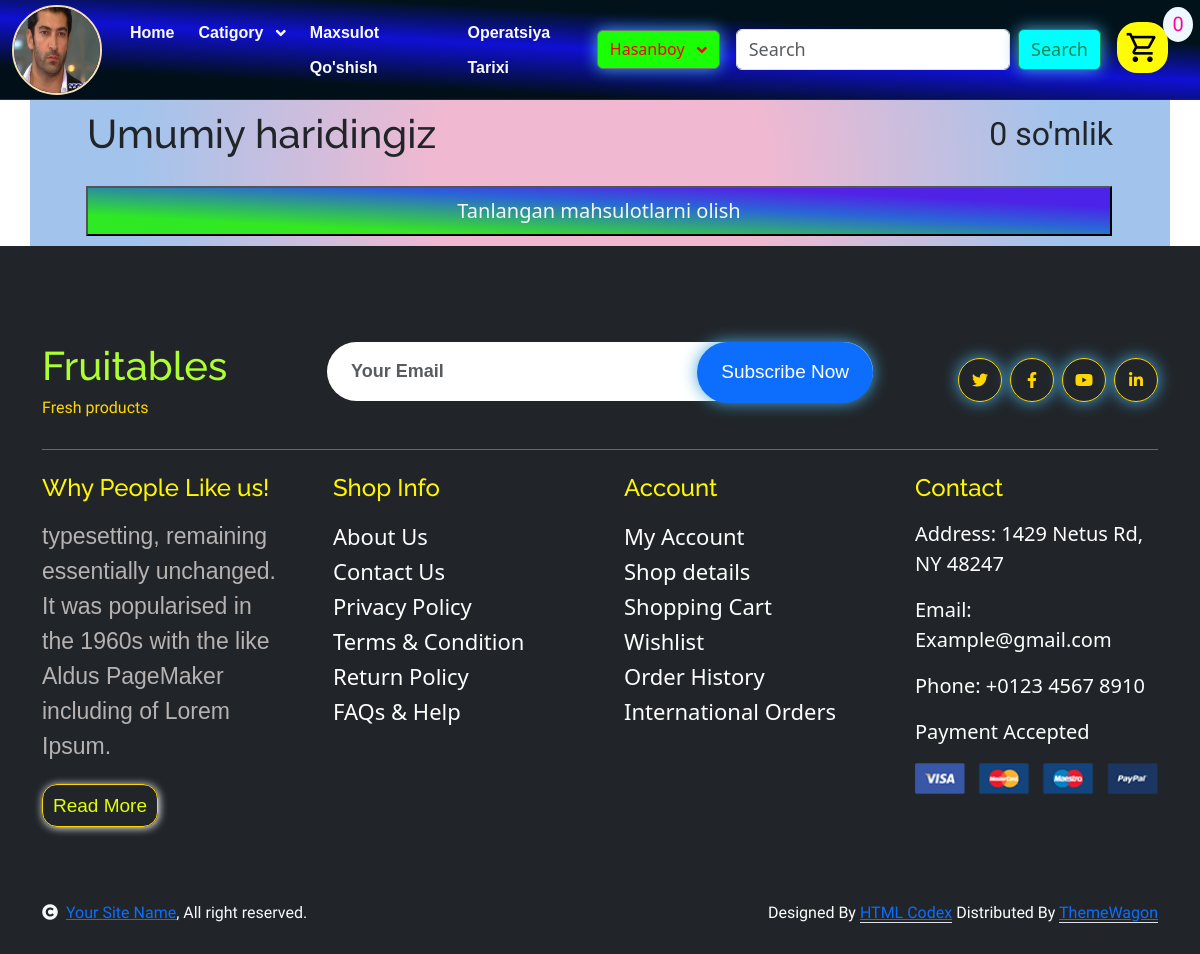
Screenshot of /cart_summery/ (signed in) with the database file from the repository.
### users/models.py (models this page shows)
class User(AbstractUser):
    img=models.ImageField(upload_to='user_img/',null=True,blank=True)
    user_phone=models.CharField(max_length=13)

### product/views.py (the view)
# urls.py: path('cart_summery/',cart_summery,name='cart_summery'),
def cart_summery(request):
    cart = Cart_Product(request)
    products = cart.get_products()
    quantities = cart.get_quantity()
    price = cart.get_total()
    all_products=cart.get_all_info()
    context = {
        'products': products,
        'quantities': quantities,
        'price': price,
        'all_products': all_products,
    }
    return render(request, 'product/cart_summery.html', context=context)

### product/cart.py (called while the page is built, shortened)
    def __len__(self):
        return len(self.cart)

    def get_products(self):
        product_ids = self.cart.keys()
        products = Product.objects.filter(id__in=product_ids)
        return products

    def get_quantity(self):
        return self.cart

    def get_total(self):
        product_ids=self.cart.keys()
        products=Product.objects.filter(id__in=product_ids)
        total=0
        for key,value in self.cart.items():
            key=int(key)
            for product in products:
                if product.id==key:
                    total=total+(int(product.price)*int(value))
        return total

    def get_all_info(self):
        products=self.get_products()
        result=[]
        return result

### product/context_processors.py (called while the page is built)
def users(request):
    return {"users":User.objects.all()}

def catigory(request):
    return {"catigory":Catigory.objects.all()}

def cart(request):
    return {"cart":Cart_Product(request)}

### templates/product/cart_summery.html (shortened to what this page needs)
{% extends "base.html" %}
{% block content %}
    <div class="container" style="background: rgb(238,174,202);
    background: radial-gradient(circle, rgba(238,174,202,0.8715861344537815) 29%, rgba(148,187,233,0.8715861344537815) 81%); padding: 10px 0px;">
        <div style="width: 90%; margin: auto; display: flex; justify-content: space-between; align-items: center;">
            <h1>Umumiy haridingiz</h1>
            <h2 class="harid"><span id="total">{{price}}</span> <span>so'mlik</span></h2>
        </div>
        <button class="p-2" data-bs-toggle="modal" data-bs-target="#staticBackdrop" id="model" style="width: 90%; margin-top: 20px; margin-left:56px; font-family: 'Segoe UI', Tahoma, Geneva, Verdana, sans-serif; font-size: 20px;background: rgb(6,238,189);
        background: linear-gradient(3deg, rgba(29, 238, 6, 0.872) 19%, rgba(42,101,215,1) 59%, rgba(65,15,231,0.8911939775910365) 81%); color: aliceblue;">Tanlangan mahsulotlarni olish</button>
    </div>
{% endblock %}

### templates/base.html (shortened to what this page needs)
{% load static %}
<!DOCTYPE html>
<html lang="zxx">
<head>
    <link rel="stylesheet" href="https://use.fontawesome.com/releases/v5.15.4/css/all.css"/>
    <link href="https://cdn.jsdelivr.net/npm/bootstrap-icons@1.4.1/font/bootstrap-icons.css" rel="stylesheet">
    <link href="{% static "lib/lightbox/css/lightbox.min.css" %}" rel="stylesheet">
    <link href="{% static "lib/owlcarousel/assets/owl.carousel.min.css" %}" rel="stylesheet">
    <link href="{% static "css/bootstrap.min.css" %}" rel="stylesheet">
    <link rel="stylesheet" href="{% static "css1/stayl.css" %}">
    <link href="{% static "css/style.css" %}" rel="stylesheet">
    <link href="https://cdn.jsdelivr.net/npm/bootstrap@5.3.3/dist/css/bootstrap.min.css" rel="stylesheet">
</head>
<body>
    <nav class="navbar navbar-expand-lg" style="background: rgb(1,15,24);background: linear-gradient(3deg, rgba(1,15,24,1) 20%, rgba(16,16,213,1) 50%, rgba(1,18,27,1) 73%);">
        <div class="container-fluid">
            {% if user.is_authenticated %}
                <img src="{{user.img.url}}" alt="" style="width:90px;height: 90px;border-radius: 50px;border: 2px solid wheat;">
            {%else%}
                <img src="{% static "img/shaxs.png" %}" alt="" style="width:90px;height: 90px;border-radius: 50px;border: 1px solid rgb(0, 0, 0);box-shadow: 1px 1px 2px black; background-color: aliceblue;">
            {% endif %}
          <div class="collapse navbar-collapse " id="navbarSupportedContent">
            <ul class="navbar-nav me-auto mb-2 mb-lg-0 gap-2" style="margin-left: 20px;">
              <li class="nav-item">
                <a class="nav-link active text-light" aria-current="page" href="{%url 'product:home'%}">Home</a>
              </li>
              <li class="nav-item dropdown text-light">
                <a class="nav-link dropdown-toggle text-light" href="#" role="button" data-bs-toggle="dropdown" aria-expanded="false">
                  Catigory
                </a>
              </li>
              <li class="nav-item">
                <a class="nav-link text-light" style="cursor: pointer;" href="{%url 'product:addkitob'%}">Maxsulot Qo'shish</a>
              </li>
              <li class="nav-item">
                <a class="nav-link text-light" style="cursor: pointer;" href="{%url 'product:orders'%}">Operatsiya Tarixi</a>
              </li>
            </ul>
            {%if user.is_authenticated%}
                <div class="dropdown">
                    <button class="btn btn-secondary dropdown-toggle" style="text-transform: capitalize; background-color: rgb(26, 255, 6); color: rgb(255, 0, 0); font-family: 'Segoe UI', Tahoma, Geneva, Verdana, sans-serif;" type="button" id="dropdownMenu2" data-bs-toggle="dropdown" aria-expanded="false">
                    {{user.username}}
                    </button>
                </div>
            {% endif %}
            <form class="d-flex mx-3" role="search" method="get">
                <input class="form-control me-2" value="{{search_query}}" name="q" type="search" placeholder="Search" aria-label="Search" style="font-size: 18px; font-family: 'Segoe UI', Tahoma, Geneva, Verdana, sans-serif;">
                <button class="btn btn-outline-success btn-info" style="font-size: 18px; font-family: 'Segoe UI', Tahoma, Geneva, Verdana, sans-serif; background-color: aqua;">Search</button>
            </form>
            <a style="position: relative;margin-right: 20px;" href="{%url 'product:cart_summery'%}">
                <span style="position: absolute; top: -15px; right: -25px; font-size: 20px;color: rgb(255, 4, 155); background-color: aliceblue;border-radius: 50%;min-height: 20px;min-width: 30px;text-align: center;">{{cart|length}}</span>
                <span id="karzinka" class="material-symbols-outlined" style="transition:.5s all;cursor: pointer;font-size: 35px;background-color: rgb(255, 251, 2);border-radius: 40%;padding: 8px; color: rgb(0, 0, 0);">shopping_cart</span>
            </a>
          </div>
        </div>
      </nav>
    {% block content %}
    {% endblock  %}
    <div class="container-fluid bg-dark text-white-50 footerl pt-5">
        <div class="container py-5">
            <div class="pb-4 mb-4" style="border-bottom: 1px solid rgba(226, 175, 24, 0.5) ;">
                <div class="row g-4">
                    <div class="col-lg-3">
                        <a href="#" style="text-decoration: none;">
                            <h1 class="mb-0" style="color: greenyellow;">Fruitables</h1>
                            <p class=" mb-0" style="color: gold;">Fresh products</p>
                        </a>
                    </div>
                    <div class="col-lg-6">
                        <div class="position-relative mx-auto">
                            <input class="form-control border-0 w-100 py-3 px-4 rounded-pill" type="number" placeholder="Your Email" style="font-family: 'Lucida Sans', 'Lucida Sans Regular', 'Lucida Grande', 'Lucida Sans Unicode', Geneva, Verdana, sans-serif; font-size: 18px; font-weight: 700;">
                            <button type="submit" class="btn a btn-primary border-0 border-secondary py-3 px-4 position-absolute rounded-pill text-white" style="top: 0; right: 0; font-size: 19px; font-family: 'Gill Sans', 'Gill Sans MT', Calibri, 'Trebuchet MS', sans-serif;">Subscribe Now</button>
                        </div>
                    </div>
                    <div class="col-lg-3">
                        <div class="d-flex justify-content-end pt-3">
                            <a class="btn  btn-outline-secondary me-2 btn-md-square rounded-circle" href="" style="border: 1px solid gold; color: gold;display: flex;align-items: center;"><i class="fab fa-twitter"></i></a>
                            <a class="btn btn-outline-secondary me-2 btn-md-square rounded-circle" href="" style="border: 1px solid gold; color: gold;display: flex;align-items: center;"><i class="fab fa-facebook-f"></i></a>
                            <a class="btn btn-outline-secondary me-2 btn-md-square rounded-circle" href="" style="border: 1px solid gold; color: gold;display: flex;align-items: center;"><i class="fab fa-youtube"></i></a>
                            <a class="btn btn-outline-secondary btn-md-square rounded-circle" href="" style="border: 1px solid gold; color: gold;display: flex;align-items: center;"><i class="fab fa-linkedin-in"></i></a>
                        </div>
                    </div>
                </div>
            </div>
            <div class="row g-5">
                <div class="col-lg-3 col-md-6">
                    <div class="footer-iteml">
                        <h4 class="mb-3">Why People Like us!</h4>
                        <p class="mb-4" style="color: rgb(182, 178, 178);font-size: 23px; font-family: 'Gill Sans', 'Gill Sans MT', Calibri, 'Trebuchet MS', sans-serif;">typesetting, remaining essentially unchanged. It was
                            popularised in the 1960s with the like Aldus PageMaker including of Lorem Ipsum.</p>
                        <a id="a" href="" style="border: 1px solid gold;color: rgb(225, 255, 0); text-decoration: none; font-family: 'Gill Sans', 'Gill Sans MT', Calibri, 'Trebuchet MS', sans-serif; font-size: 19px;padding: 10px;border-radius: 15px;box-shadow: 1px 1px 8px white;">Read More</a>
                    </div>
                </div>
                <div class="col-lg-3 col-md-6">
                    <div class="d-flex flex-column text-start footer-iteml">
                        <h4 class="mb-3">Shop Info</h4>
                        <a class="btn-linkl" href="">About Us</a>
                        <a class="btn-linkl" href="">Contact Us</a>
                        <a class="btn-linkl" href="">Privacy Policy</a>
                        <a class="btn-linkl" href="">Terms & Condition</a>
                        <a class="btn-linkl" href="">Return Policy</a>
                        <a class="btn-linkl" href="">FAQs & Help</a>
                    </div>
                </div>
                <div class="col-lg-3 col-md-6">
                    <div class="d-flex flex-column text-start footer-iteml">
                        <h4 class="mb-3">Account</h4>
                        <a class="btn-linkl" href="">My Account</a>
                        <a class="btn-linkl" href="">Shop details</a>
                        <a class="btn-linkl" href="">Shopping Cart</a>
                        <a class="btn-linkl" href="">Wishlist</a>
                        <a class="btn-linkl" href="">Order History</a>
                        <a class="btn-linkl" href="">International Orders</a>
                    </div>
                </div>
                <div class="col-lg-3 col-md-6">
                    <div class="footer-item">
                        <h4 class="mb-3">Contact</h4>
                        <p class="p">Address: 1429 Netus Rd, NY 48247</p>
                        <p class="p">Email: Example@gmail.com</p>
                        <p class="p">Phone: +0123 4567 8910</p>
                        <p class="p">Payment Accepted</p>
                        <img src="{% static "img/payment.png" %}" class="img-fluid" alt="">
                    </div>
                </div>
            </div>
        </div>
    </div>
    <div class="container-fluid copyright bg-dark py-4">
        <div class="container">
            <div class="row">
                <div class="col-md-6 text-center text-md-start mb-3 mb-md-0">
                    <span class="text-light"><a href="#"><i class="fas fa-copyright text-light me-2"></i>Your Site Name</a>, All right reserved.</span>
                </div>
                <div class="col-md-6 my-auto text-center text-md-end text-white">
                    Designed By <a class="border-bottom" href="https://htmlcodex.com">HTML Codex</a> Distributed By <a class="border-bottom" href="https://themewagon.com">ThemeWagon</a>
                </div>
            </div>
        </div>
    </div>
</body>
</html>

### static/css1/stayl.css (style rules this page uses)
* { font-family: "Madimi One", sans-serif; font-weight: 400; font-style: normal; text-decoration: none; list-style: none; margin: 0; padding: 0; box-sizing: border-box; }
html, body { width: 100%; scroll-behavior: smooth; }
img { width: 100%; }
.btn { padding: 10px 30px; font-size: 1.2rem; color: #fff; background-color: #48A9DA; border-radius: 5px; text-align: center; box-shadow: 0 0 1rem #48A9DA; transition: .5s ease; }

### static/css/style.css (style rules this page uses)
.btn { font-weight: 600; transition: .5s; }
.btn-md-square { width: 44px; height: 44px; }
.btn-square, .btn-sm-square, .btn-md-square, .btn-lg-square { padding: 0; display: flex; align-items: center; justify-content: center; font-weight: normal; }
.btn.border-secondary { transition: 0.5s; }
.navbar .navbar-nav .nav-link { padding: 10px 15px; font-size: 16px; transition: .5s; }
.navbar { height: 100px; border-bottom: 1px solid rgba(255, 255, 255, .1); }
.navbar .navbar-nav .nav-link:hover, .navbar .navbar-nav .nav-link.active, .fixed-top.bg-white .navbar .navbar-nav .nav-link:hover, .fixed-top.bg-white .navbar .navbar-nav .nav-link.active { color: var(--bs-primary); }
.navbar .dropdown-toggle::after { border: none; content: "\f107"; font-family: "Font Awesome 5 Free"; font-weight: 700; vertical-align: middle; margin-left: 8px; }
a { line-height: 35px; color: rgba(255, 255, 255, .5); transition: 0.5s; }
.footerl .footer-iteml p.mb-4 { line-height: 35px; }

### templates/base.html (style rules this page uses)
li>a { font-family: Verdana, Geneva, Tahoma, sans-serif; font-size: 18px; }
.nav-item>a { font-size: 20px; color: rgb(5, 5, 5); font-weight: 800; }
.btn-linkl { text-decoration: none; font-size: 22px; font-family: 'Segoe UI', Tahoma, Geneva, Verdana, sans-serif; color: rgb(255, 255, 255); }
.p { font-family: 'Segoe UI', Tahoma, Geneva, Verdana, sans-serif; font-size: 20px; color: white; }
h4 { color: rgb(255, 247, 0); }

### rows the page displays
User: img (picture), username "Hasanboy"

### other values shown
{{ cart|length }} "0"
{{ price }} "0"
